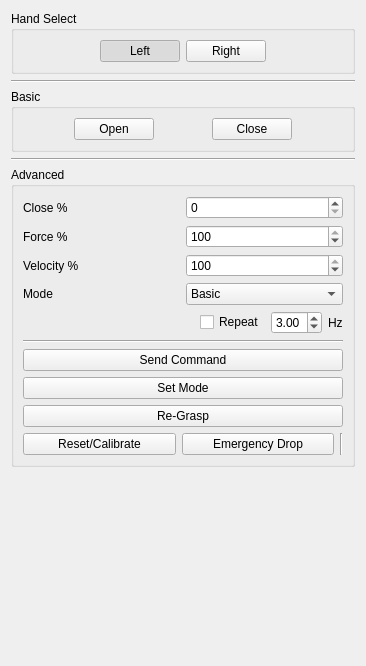
<?xml version="1.0" encoding="UTF-8"?>
<ui version="4.0">
 <class>HandControl</class>
 <widget class="QWidget" name="HandControl">
  <property name="geometry">
   <rect>
    <x>0</x>
    <y>0</y>
    <width>366</width>
    <height>666</height>
   </rect>
  </property>
  <property name="windowTitle">
   <string>Hand Control</string>
  </property>
  <layout class="QVBoxLayout" name="verticalLayout_5">
   <item>
    <widget class="QGroupBox" name="handSelect">
     <property name="title">
      <string>Hand Select</string>
     </property>
     <layout class="QVBoxLayout" name="verticalLayout_4">
      <item>
       <layout class="QHBoxLayout" name="horizontalLayout">
        <item>
         <spacer name="horizontalSpacer_2">
          <property name="orientation">
           <enum>Qt::Horizontal</enum>
          </property>
          <property name="sizeHint" stdset="0">
           <size>
            <width>58</width>
            <height>20</height>
           </size>
          </property>
         </spacer>
        </item>
        <item>
         <widget class="QPushButton" name="leftButton">
          <property name="text">
           <string>Left</string>
          </property>
          <property name="checkable">
           <bool>true</bool>
          </property>
          <property name="checked">
           <bool>true</bool>
          </property>
          <attribute name="buttonGroup">
           <string notr="true">leftRightSelector</string>
          </attribute>
         </widget>
        </item>
        <item>
         <widget class="QPushButton" name="rightButton">
          <property name="text">
           <string>Right</string>
          </property>
          <property name="checkable">
           <bool>true</bool>
          </property>
          <attribute name="buttonGroup">
           <string notr="true">leftRightSelector</string>
          </attribute>
         </widget>
        </item>
        <item>
         <spacer name="horizontalSpacer">
          <property name="orientation">
           <enum>Qt::Horizontal</enum>
          </property>
          <property name="sizeHint" stdset="0">
           <size>
            <width>40</width>
            <height>20</height>
           </size>
          </property>
         </spacer>
        </item>
       </layout>
      </item>
     </layout>
    </widget>
   </item>
   <item>
    <widget class="Line" name="line_2">
     <property name="orientation">
      <enum>Qt::Horizontal</enum>
     </property>
    </widget>
   </item>
   <item>
    <widget class="QGroupBox" name="basic">
     <property name="title">
      <string>Basic</string>
     </property>
     <layout class="QVBoxLayout" name="verticalLayout_3">
      <item>
       <layout class="QHBoxLayout" name="horizontalLayout_2">
        <item>
         <spacer name="horizontalSpacer_4">
          <property name="orientation">
           <enum>Qt::Horizontal</enum>
          </property>
          <property name="sizeHint" stdset="0">
           <size>
            <width>40</width>
            <height>20</height>
           </size>
          </property>
         </spacer>
        </item>
        <item>
         <widget class="QPushButton" name="openButton">
          <property name="text">
           <string>Open</string>
          </property>
         </widget>
        </item>
        <item>
         <spacer name="horizontalSpacer_3">
          <property name="orientation">
           <enum>Qt::Horizontal</enum>
          </property>
          <property name="sizeHint" stdset="0">
           <size>
            <width>40</width>
            <height>20</height>
           </size>
          </property>
         </spacer>
        </item>
        <item>
         <widget class="QPushButton" name="closeButton">
          <property name="text">
           <string>Close</string>
          </property>
         </widget>
        </item>
        <item>
         <spacer name="horizontalSpacer_5">
          <property name="orientation">
           <enum>Qt::Horizontal</enum>
          </property>
          <property name="sizeHint" stdset="0">
           <size>
            <width>40</width>
            <height>20</height>
           </size>
          </property>
         </spacer>
        </item>
       </layout>
      </item>
     </layout>
    </widget>
   </item>
   <item>
    <widget class="Line" name="line_4">
     <property name="orientation">
      <enum>Qt::Horizontal</enum>
     </property>
    </widget>
   </item>
   <item>
    <widget class="QGroupBox" name="advanced">
     <property name="title">
      <string>Advanced</string>
     </property>
     <layout class="QVBoxLayout" name="verticalLayout_2">
      <item>
       <layout class="QVBoxLayout" name="verticalLayout">
        <item>
         <layout class="QGridLayout" name="gridLayout">
          <item row="1" column="0">
           <widget class="QLabel" name="label_2">
            <property name="text">
             <string>Force %</string>
            </property>
           </widget>
          </item>
          <item row="2" column="0">
           <widget class="QLabel" name="label_3">
            <property name="text">
             <string>Velocity %</string>
            </property>
           </widget>
          </item>
          <item row="0" column="0">
           <widget class="QLabel" name="label">
            <property name="text">
             <string>Close %</string>
            </property>
           </widget>
          </item>
          <item row="1" column="1">
           <widget class="QSpinBox" name="forcePercentSpinner">
            <property name="maximum">
             <number>100</number>
            </property>
            <property name="singleStep">
             <number>5</number>
            </property>
            <property name="value">
             <number>100</number>
            </property>
           </widget>
          </item>
          <item row="0" column="1">
           <widget class="QSpinBox" name="closePercentSpinner">
            <property name="maximum">
             <number>100</number>
            </property>
            <property name="singleStep">
             <number>5</number>
            </property>
           </widget>
          </item>
          <item row="3" column="0">
           <widget class="QLabel" name="label_4">
            <property name="text">
             <string>Mode</string>
            </property>
           </widget>
          </item>
          <item row="2" column="1">
           <widget class="QSpinBox" name="velocityPercentSpinner">
            <property name="maximum">
             <number>100</number>
            </property>
            <property name="singleStep">
             <number>5</number>
            </property>
            <property name="value">
             <number>100</number>
            </property>
           </widget>
          </item>
          <item row="3" column="1">
           <widget class="QComboBox" name="modeBox">
            <item>
             <property name="text">
              <string>Basic</string>
             </property>
            </item>
            <item>
             <property name="text">
              <string>Wide</string>
             </property>
            </item>
            <item>
             <property name="text">
              <string>Pinch</string>
             </property>
            </item>
            <item>
             <property name="text">
              <string>Scissor</string>
             </property>
            </item>
           </widget>
          </item>
         </layout>
        </item>
        <item>
         <layout class="QHBoxLayout" name="horizontalLayout_3">
          <item>
           <spacer name="horizontalSpacer_6">
            <property name="orientation">
             <enum>Qt::Horizontal</enum>
            </property>
            <property name="sizeHint" stdset="0">
             <size>
              <width>40</width>
              <height>20</height>
             </size>
            </property>
           </spacer>
          </item>
          <item>
           <widget class="QCheckBox" name="repeaterCheckBox">
            <property name="text">
             <string>Repeat</string>
            </property>
           </widget>
          </item>
          <item>
           <widget class="QDoubleSpinBox" name="repeatRateSpinner">
            <property name="minimum">
             <double>0.050000000000000</double>
            </property>
            <property name="maximum">
             <double>5.000000000000000</double>
            </property>
            <property name="singleStep">
             <double>0.050000000000000</double>
            </property>
            <property name="value">
             <double>3.000000000000000</double>
            </property>
           </widget>
          </item>
          <item>
           <widget class="QLabel" name="label_5">
            <property name="text">
             <string>Hz</string>
            </property>
           </widget>
          </item>
         </layout>
        </item>
        <item>
         <widget class="Line" name="line_3">
          <property name="orientation">
           <enum>Qt::Horizontal</enum>
          </property>
         </widget>
        </item>
        <item>
         <widget class="QPushButton" name="sendButton">
          <property name="text">
           <string>Send Command</string>
          </property>
         </widget>
        </item>
        <item>
         <widget class="QPushButton" name="setModeButton">
          <property name="text">
           <string>Set Mode</string>
          </property>
         </widget>
        </item>
        <item>
         <widget class="QPushButton" name="regraspButton">
          <property name="text">
           <string>Re-Grasp</string>
          </property>
         </widget>
        </item>
        <item>
         <layout class="QHBoxLayout" name="horizontalLayout_4">
          <item>
           <widget class="QPushButton" name="calibrateButton">
            <property name="text">
             <string>Reset/Calibrate</string>
            </property>
           </widget>
          </item>
          <item>
           <widget class="QPushButton" name="dropButton">
            <property name="text">
             <string>Emergency Drop</string>
            </property>
           </widget>
          </item>
          <item>
           <widget class="Line" name="line_5">
            <property name="orientation">
             <enum>Qt::Vertical</enum>
            </property>
           </widget>
          </item>
         </layout>
        </item>
       </layout>
      </item>
     </layout>
    </widget>
   </item>
   <item>
    <spacer name="verticalSpacer">
     <property name="orientation">
      <enum>Qt::Vertical</enum>
     </property>
     <property name="sizeHint" stdset="0">
      <size>
       <width>20</width>
       <height>40</height>
      </size>
     </property>
    </spacer>
   </item>
  </layout>
 </widget>
 <resources/>
 <connections/>
 <buttongroups>
  <buttongroup name="leftRightSelector"/>
 </buttongroups>
</ui>
